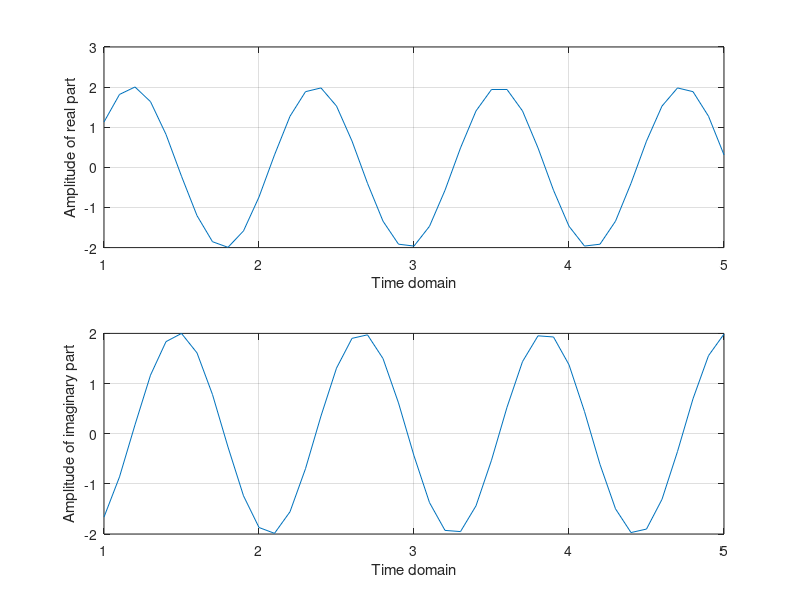

Source code (MATLAB):
%   a) Generate the signal x(t) = Aej(?t + ?) for A = 3, ?= ?0.4, and ? = 2?(1250).
%        Take a range for t that will cover 2 or 3 periods. 
%   b) Plot the real part versus t and the imaginary part versus t.  
%      Use subplot(2,1,i) to put both plots in the same window. 
%   c) Verify that the real and imaginary parts are sinusoids and that 
%      they have the correct frequency, phase, and amplitude.

clc
clear

A = 3;
n = -0.4;
w = 2*n*1250;
t = 1:0.1:5;

x = A*exp(w*t*i + n);

subplot(2, 1, 1);
title('Real Part of exponential signal');
plot(t, real(x));
xlabel('Time domain');
ylabel('Amplitude of real part');
grid

subplot(2, 1, 2);
title('Imaginary part of exponential signal');
plot(t, imag(x));
xlabel('Time domain');
ylabel('Amplitude of imaginary part');
grid